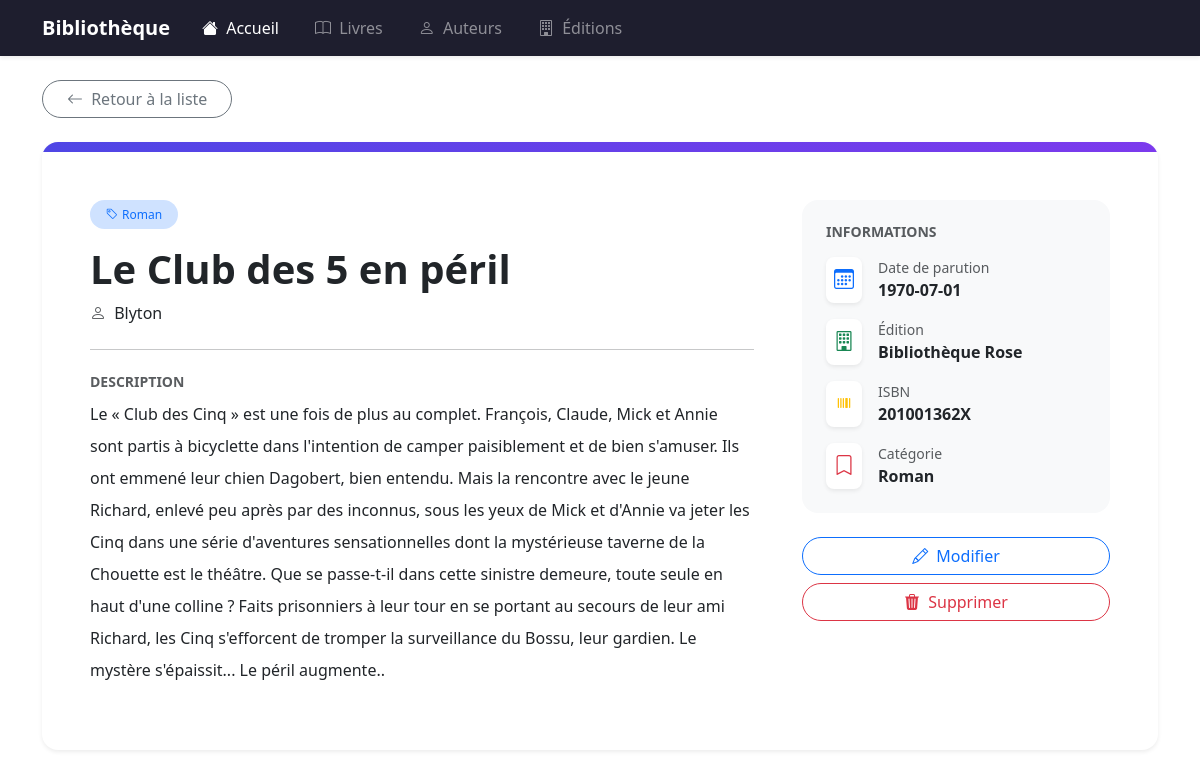
The app's page /2/, older data.
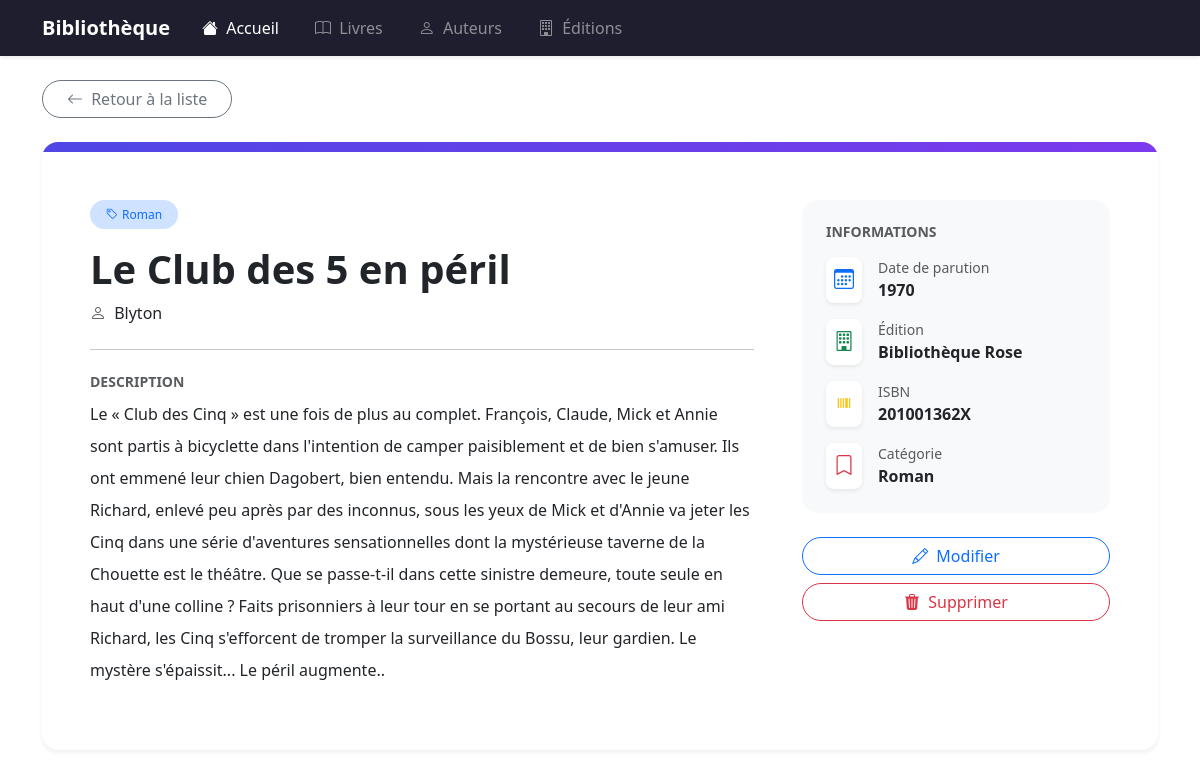
The same page, newer data.
### bibliotheque/models.py (models this page shows, shortened)
class Livre(models.Model):
    titre = models.CharField(max_length=250)
    description = models.TextField()
    date_parution = models.PositiveIntegerField("Date de Parution")
    isbn = models.CharField(max_length=20)
    auteur = models.ManyToManyField(Auteur)
    categorie = models.ForeignKey(Categorie, on_delete=models.CASCADE)
    edition = models.ForeignKey(Edition, on_delete=models.CASCADE)

class Categorie(models.Model):
    libelle = models.CharField(max_length=250)
    def __str__(self):
        return self.libelle

class Edition(models.Model):
    libelle = models.CharField(max_length=200)
    def __str__(self):
        return self.libelle

### bibliotheque/views.py (the view)
# urls.py: path("<int:pk>/", views.DetailView.as_view(), name="details"),
class DetailView(generic.DetailView):
    model = Livre
    template_name = "bibliotheque/detail.html"

### bibliotheque/templates/bibliotheque/detail.html (shortened to what this page needs)
{% extends 'bibliotheque/base.html' %}
{% block content %}
<div class="mb-4">
  <a href="{% url 'bibliotheque:livres' %}" class="btn btn-outline-secondary rounded-pill px-4">
    <i class="bi bi-arrow-left me-1"></i> Retour à la liste
  </a>
</div>
<div class="card border-0 shadow-sm rounded-4 overflow-hidden">
  <div style="height: 10px; background: linear-gradient(90deg, #4f46e5, #7c3aed);"></div>
  <div class="card-body p-5">
    <div class="row g-5">
      <div class="col-md-8">
        <div class="mb-3">
          <span class="badge bg-primary-subtle text-primary rounded-pill fw-normal px-3 py-2">
            <i class="bi bi-tag me-1"></i>{{ livre.categorie }}
          </span>
        </div>
        <h1 class="fw-bold mb-2">{{ livre.titre }}</h1>
        <p class="text-muted fs-6 mb-4">
          <i class="bi bi-person me-1"></i>
          {% for auteur in livre.auteur.all %}
            <span class="fw-medium text-dark">{{ auteur.nom }} {{ auteur.prenom }}</span>
          {% endfor %}
        </p>
        <hr class="mb-4">
        <h6 class="fw-semibold text-uppercase text-muted small mb-2">Description</h6>
        <p class="text-dark lh-lg">{{ livre.description }}</p>
      </div>
      <div class="col-md-4">
        <div class="card border-0 bg-light rounded-4 p-4">
          <h6 class="fw-semibold text-uppercase text-muted small mb-3">Informations</h6>
          <div class="d-flex align-items-center gap-3 mb-3">
            <div class="bg-white rounded-3 shadow-sm p-2 text-primary">
              <i class="bi bi-calendar3 fs-5"></i>
            </div>
            <div>
              <p class="text-muted small mb-0">Date de parution</p>
              <p class="fw-semibold mb-0">{{ livre.date_parution }}</p>
            </div>
          </div>
          <div class="d-flex align-items-center gap-3 mb-3">
            <div class="bg-white rounded-3 shadow-sm p-2 text-success">
              <i class="bi bi-building fs-5"></i>
            </div>
            <div>
              <p class="text-muted small mb-0">Édition</p>
              <p class="fw-semibold mb-0">{{ livre.edition }}</p>
            </div>
          </div>
          <div class="d-flex align-items-center gap-3 mb-3">
            <div class="bg-white rounded-3 shadow-sm p-2 text-warning">
              <i class="bi bi-upc fs-5"></i>
            </div>
            <div>
              <p class="text-muted small mb-0">ISBN</p>
              <p class="fw-semibold mb-0">{{ livre.isbn }}</p>
            </div>
          </div>
          <div class="d-flex align-items-center gap-3">
            <div class="bg-white rounded-3 shadow-sm p-2 text-danger">
              <i class="bi bi-bookmark fs-5"></i>
            </div>
            <div>
              <p class="text-muted small mb-0">Catégorie</p>
              <p class="fw-semibold mb-0">{{ livre.categorie }}</p>
            </div>
          </div>
        </div>
        <div class="d-grid gap-2 mt-4">
          <a href="{% url 'bibliotheque:modifier' livre.id %}"
             class="btn btn-outline-primary rounded-pill">
            <i class="bi bi-pencil me-1"></i> Modifier
          </a>
          <a href="{% url 'bibliotheque:delete' livre.id %}"
             class="btn btn-outline-danger rounded-pill">
            <i class="bi bi-trash3-fill me-1"></i> Supprimer
          </a>
        </div>
      </div>
    </div>
  </div>
</div>
{% endblock %}

Row changes from the older to the newer data that the page shows:
changed Livre "Le Club des 5 en péril": date_parution "1970-07-01" → "1970"
